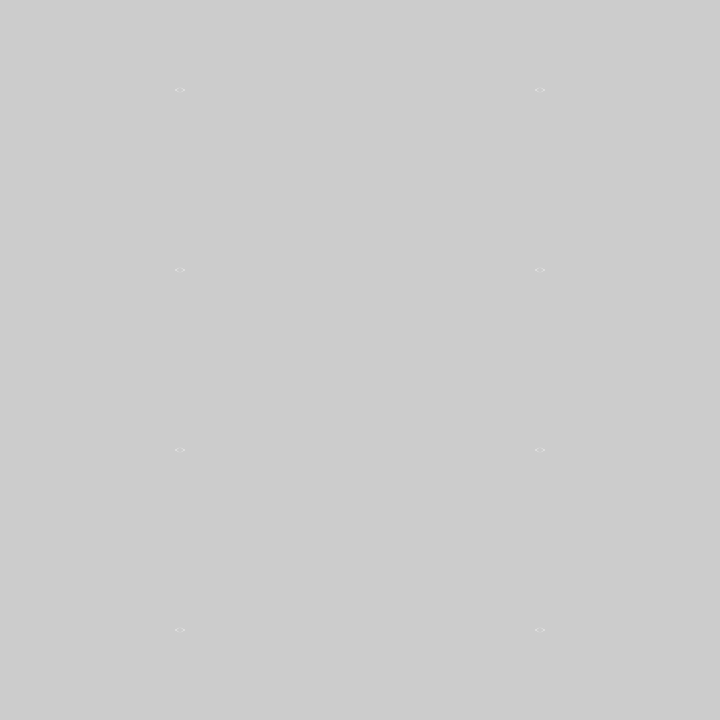
Frame 1 (no input)
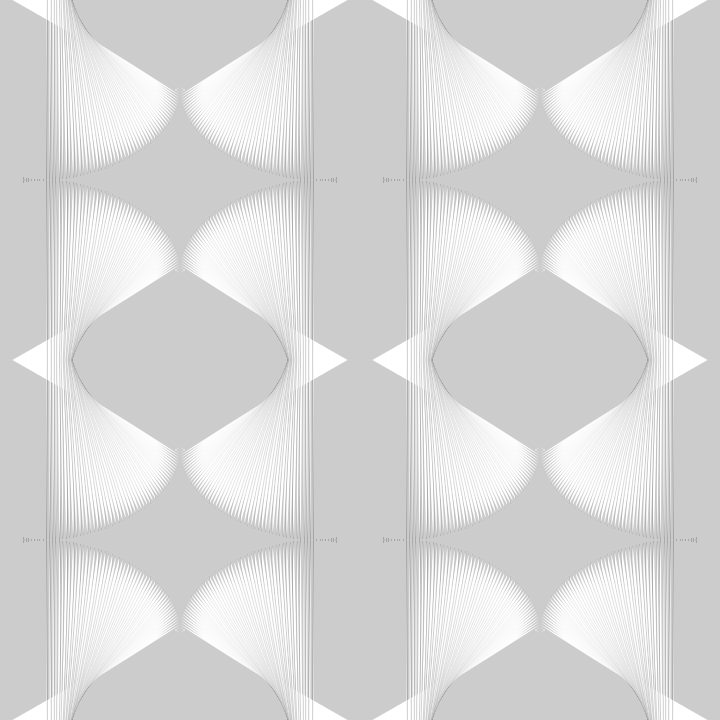
Frame 60 (the mouse pressed at the canvas centre just before this capture)
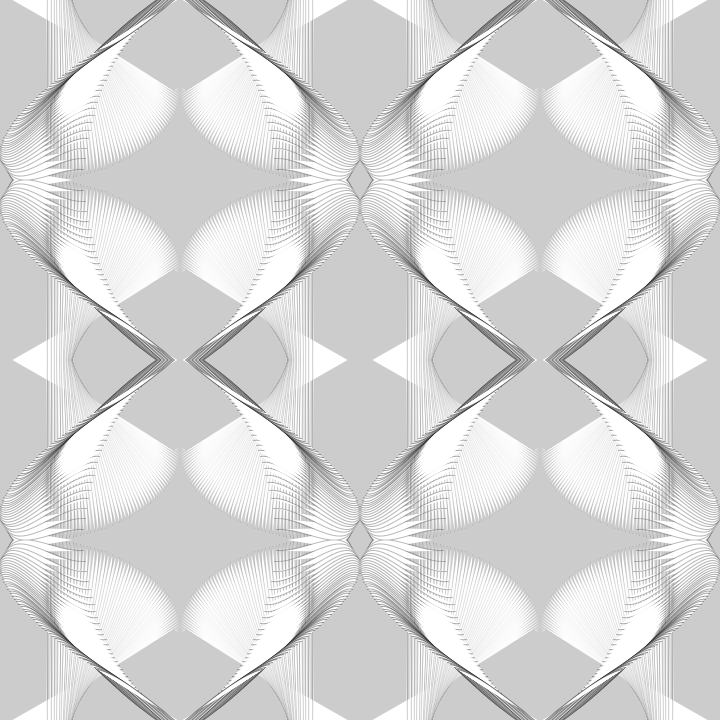
Frame 120 (the mouse held since frame 60 and released just before this capture)

The Processing sketch that drew these frames (run headless with seeded random() and noise(); from frame 60 on, the mouse is pressed at the canvas centre):

// Processing sketch: sketch_9192020_ShapePatternDetail
// ── sketch_9192020_ShapePatternDetail.pde
int t,x,y,a=-90,b=-a;
void setup(){size(720,720);}
void draw(){stroke(0,t%255);
curve(0,0,cos(++t*.04)*90+90,sin(t*.03)*90+90,tan(t*.01)*99,-tan(t*.03)*99,180,180);
for(y=0;y<720+(b=-b);y+=180)for(x=0;x<720;x+=180)copy(0,0,180,180,x+90-(a=-a),y+90-b,a*2,b*2);}
